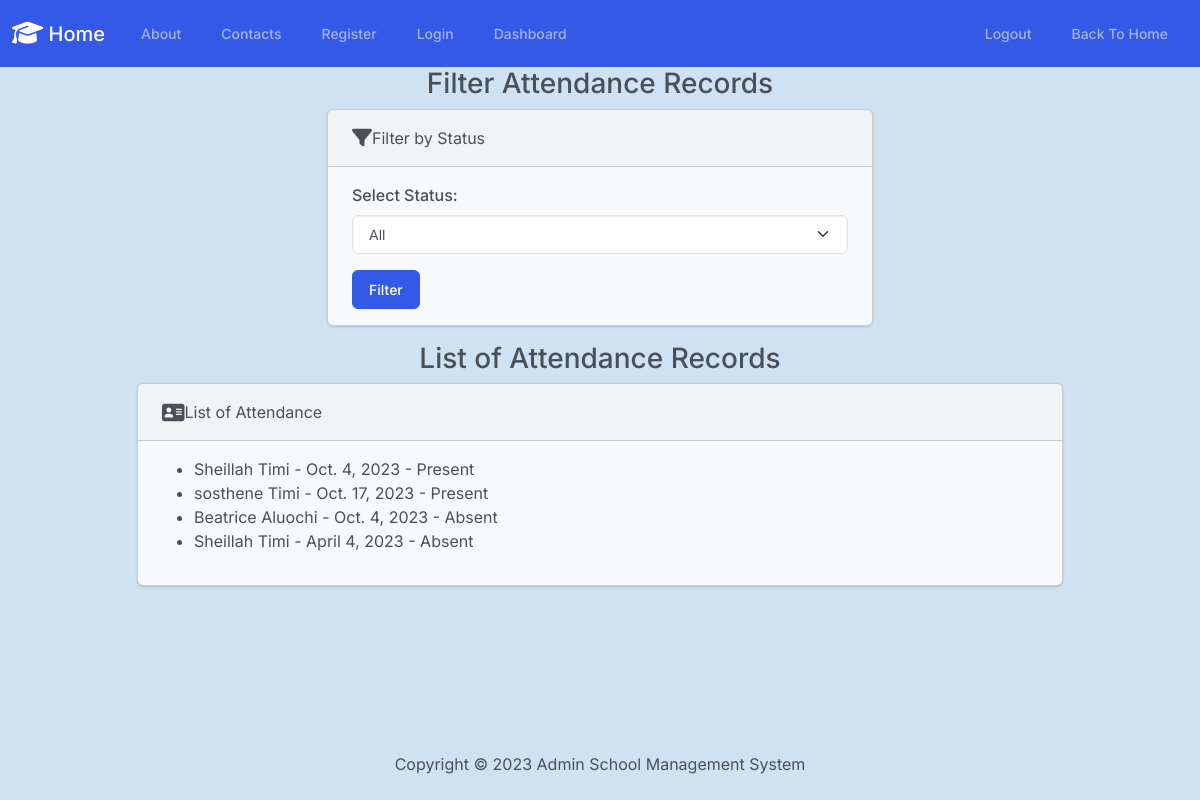
The app's page /attendance/list/by_status/, older data.
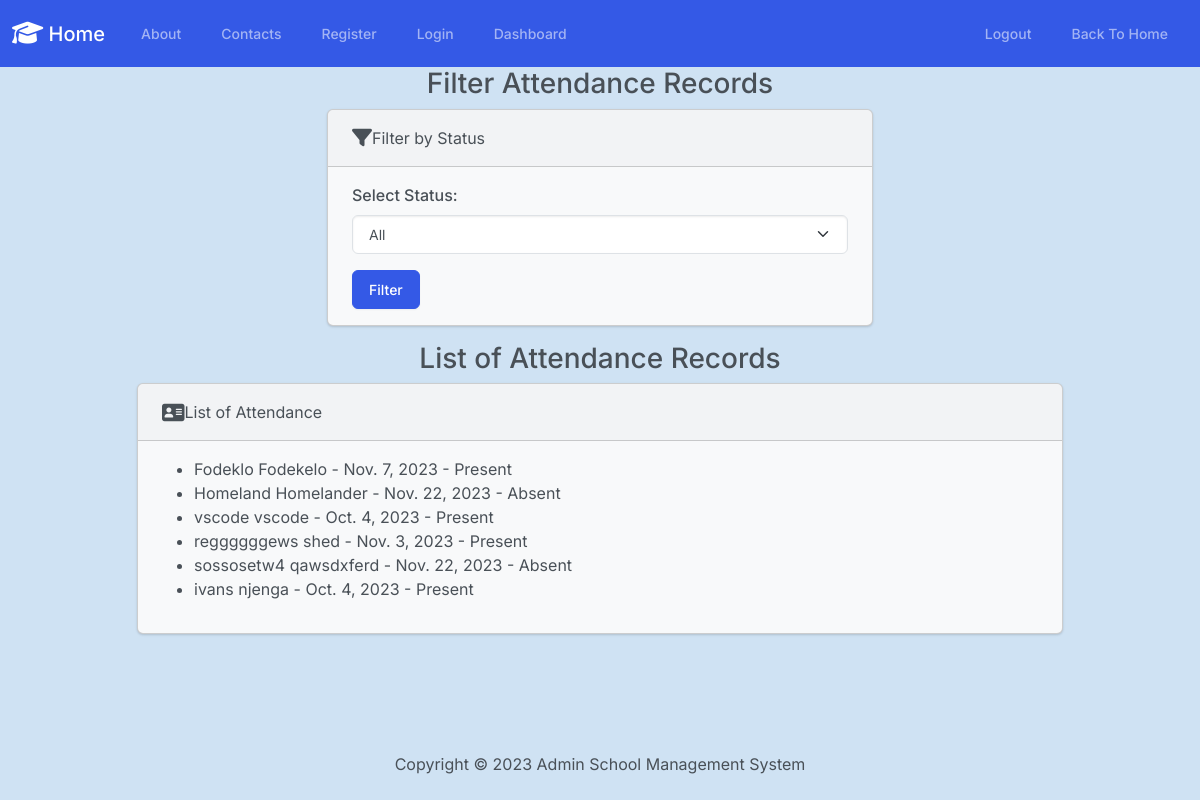
The same page, newer data.
### Attendance/models.py (models this page shows, shortened)
class Attendance(models.Model):
    student = models.ForeignKey(Student, on_delete=models.CASCADE)
    attendanceStatus = models.CharField(max_length=30, choices=ATTENDANCE_CHOICES)
    dateOfAttendance = models.DateField()

### Students/models.py (models this page shows)
class Student(models.Model):
    firstName = models.CharField(max_length=50)
    lastName = models.CharField(max_length=50)
    dateOfBirth = models.DateField()
    yearOfStudy = models.IntegerField(choices=YEAR_CHOICES)
    def __str__(self):
        return f'{self.firstName} {self.lastName}'

### Attendance/views.py (the view)
# urls.py: path('list/by_status/', views.list_attendance_by_status, name="list_attendance_by_status"),
def list_attendance_by_status(request):
    status = request.GET.get('status', '')
    if status:
        attendance_records = Attendance.objects.filter(attendanceStatus=status)
    else:
        attendance_records = Attendance.objects.all()
    return render(request, 'attendance/list_attendance_by_status.html', {'attendance_records': attendance_records,'status': status})

### templates/attendance/list_attendance_by_status.html (shortened to what this page needs)
{% extends "layout.html" %}
{% block content %}
    <h3 class="text-center">Filter Attendance Records</h3>
    <div class="row justify-content-center">
        <div class="col-6">
            <div class="card bg-light mb-3">
                <div class="card-header">
                    <i class="fa-solid fa-filter fa-lg"></i>Filter by Status
                </div>
                <div class="card-body">
                    <form method="GET">
                        <div class="mb-3">
                            <label for="status" class="form-label">Select Status:</label>
                            <select name="status" id="status" class="form-select">
                                <option value="" selected>All</option>
                            </select>
                        </div>
                        <button type="submit" class="btn btn-primary">Filter</button>
                    </form>
                </div>
            </div>
        </div>
    </div>
    <h3 class="text-center">List of Attendance Records</h3>
    <div class="row justify-content-center">
        <div class="col-10">
            <div class="card bg-light mb-3">
                <div class="card-header">
                    <i class="fa-solid fa-address-card fa-lg"></i>List of Attendance
                </div>
                <div class="card-body">
                    <ul>
                        {% for attendance_record in attendance_records %}
                            <li>{{ attendance_record.student }} - {{ attendance_record.dateOfAttendance }} - {{ attendance_record.attendanceStatus }}</li>
                        {% endfor %}
                    </ul>
                </div>
            </div>
        </div>
    </div>
{% endblock %}

Row changes from the older to the newer data that the page shows:
removed Attendance: student "Sheillah Timi", dateOfAttendance "Oct. 4, 2023", attendanceStatus "Present"
removed Attendance: student "sosthene Timi", dateOfAttendance "Oct. 17, 2023", attendanceStatus "Present"
removed Attendance: student "Beatrice Aluochi", dateOfAttendance "Oct. 4, 2023", attendanceStatus "Absent"
removed Attendance: student "Sheillah Timi", dateOfAttendance "April 4, 2023", attendanceStatus "Absent"
added Attendance: student "Fodeklo Fodekelo", dateOfAttendance "Nov. 7, 2023", attendanceStatus "Present"
added Attendance: student "Homeland Homelander", dateOfAttendance "Nov. 22, 2023", attendanceStatus "Absent"
added Attendance: student "vscode vscode", dateOfAttendance "Oct. 4, 2023", attendanceStatus "Present"
added Attendance: student "reggggggews shed", dateOfAttendance "Nov. 3, 2023", attendanceStatus "Present"
added Attendance: student "sossosetw4 qawsdxferd", dateOfAttendance "Nov. 22, 2023", attendanceStatus "Absent"
added Attendance: student "ivans njenga", dateOfAttendance "Oct. 4, 2023", attendanceStatus "Present"
